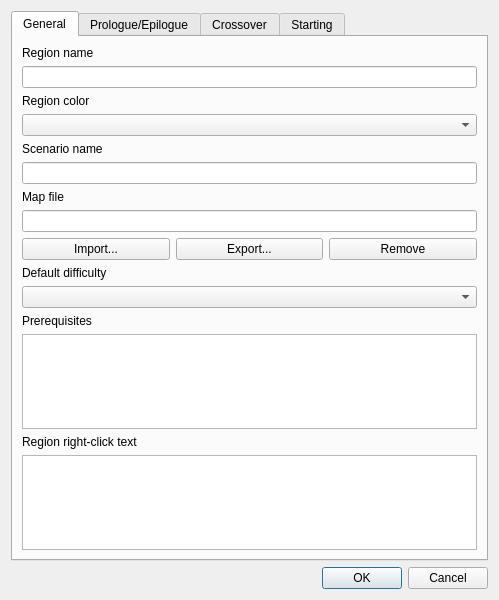
<?xml version="1.0" encoding="UTF-8"?>
<ui version="4.0">
 <class>ScenarioProperties</class>
 <widget class="QDialog" name="ScenarioProperties">
  <property name="geometry">
   <rect>
    <x>0</x>
    <y>0</y>
    <width>499</width>
    <height>600</height>
   </rect>
  </property>
  <property name="windowTitle">
   <string>Scenario Properties</string>
  </property>
  <layout class="QVBoxLayout" name="verticalLayout">
   <item>
    <widget class="QTabWidget" name="tabWidget">
     <property name="maximumSize">
      <size>
       <width>16777215</width>
       <height>16777215</height>
      </size>
     </property>
     <property name="currentIndex">
      <number>0</number>
     </property>
     <widget class="QWidget" name="tabGeneral">
      <property name="sizePolicy">
       <sizepolicy hsizetype="Expanding" vsizetype="Expanding">
        <horstretch>0</horstretch>
        <verstretch>0</verstretch>
       </sizepolicy>
      </property>
      <attribute name="title">
       <string>General</string>
      </attribute>
      <layout class="QVBoxLayout" name="verticalLayout_3">
       <item>
        <widget class="QLabel" name="labelRegionName">
         <property name="text">
          <string>Region name</string>
         </property>
        </widget>
       </item>
       <item>
        <widget class="QLineEdit" name="lineEditRegionName">
         <property name="readOnly">
          <bool>true</bool>
         </property>
        </widget>
       </item>
       <item>
        <widget class="QLabel" name="labelRegionColor">
         <property name="text">
          <string>Region color</string>
         </property>
        </widget>
       </item>
       <item>
        <widget class="QComboBox" name="comboBoxRegionColor"/>
       </item>
       <item>
        <widget class="QLabel" name="labelScenarioName">
         <property name="text">
          <string>Scenario name</string>
         </property>
        </widget>
       </item>
       <item>
        <widget class="QLineEdit" name="lineEditScenarioName">
         <property name="readOnly">
          <bool>true</bool>
         </property>
        </widget>
       </item>
       <item>
        <widget class="QLabel" name="labelMapFIle">
         <property name="text">
          <string>Map file</string>
         </property>
        </widget>
       </item>
       <item>
        <widget class="QLineEdit" name="lineEditMapFile">
         <property name="readOnly">
          <bool>true</bool>
         </property>
        </widget>
       </item>
       <item>
        <layout class="QHBoxLayout" name="horizontalLayout">
         <item>
          <widget class="QPushButton" name="pushButtonImport">
           <property name="text">
            <string>Import...</string>
           </property>
          </widget>
         </item>
         <item>
          <widget class="QPushButton" name="pushButtonExport">
           <property name="text">
            <string>Export...</string>
           </property>
          </widget>
         </item>
         <item>
          <widget class="QPushButton" name="pushButtonRemove">
           <property name="text">
            <string>Remove</string>
           </property>
          </widget>
         </item>
        </layout>
       </item>
       <item>
        <widget class="QLabel" name="labelDefaultDifficulty">
         <property name="text">
          <string>Default difficulty</string>
         </property>
        </widget>
       </item>
       <item>
        <widget class="QComboBox" name="comboBoxDefaultDifficulty"/>
       </item>
       <item>
        <widget class="QLabel" name="labelPrerequisites">
         <property name="text">
          <string>Prerequisites</string>
         </property>
        </widget>
       </item>
       <item>
        <widget class="QListWidget" name="listWidgetPrerequisites"/>
       </item>
       <item>
        <widget class="QLabel" name="labelRIghtClickText">
         <property name="text">
          <string>Region right-click text</string>
         </property>
        </widget>
       </item>
       <item>
        <widget class="QPlainTextEdit" name="plainTextEditRightClickText"/>
       </item>
      </layout>
     </widget>
     <widget class="QWidget" name="tabPrologueEpilogue">
      <attribute name="title">
       <string>Prologue/Epilogue</string>
      </attribute>
      <layout class="QVBoxLayout" name="verticalLayout_2">
       <property name="leftMargin">
        <number>3</number>
       </property>
       <property name="topMargin">
        <number>3</number>
       </property>
       <property name="rightMargin">
        <number>3</number>
       </property>
       <property name="bottomMargin">
        <number>3</number>
       </property>
       <item>
        <widget class="QGroupBox" name="groupBoxPrologue">
         <property name="title">
          <string>Prologue</string>
         </property>
         <layout class="QVBoxLayout" name="verticalLayout_8">
          <property name="leftMargin">
           <number>3</number>
          </property>
          <property name="rightMargin">
           <number>3</number>
          </property>
          <item>
           <widget class="QCheckBox" name="checkBoxPrologueEnabled">
            <property name="text">
             <string>Enabled</string>
            </property>
           </widget>
          </item>
          <item>
           <layout class="QHBoxLayout" name="horizontalLayout_3">
            <property name="topMargin">
             <number>0</number>
            </property>
            <item>
             <widget class="QLabel" name="labelPrologueVideo">
              <property name="text">
               <string>Videos</string>
              </property>
             </widget>
            </item>
            <item>
             <widget class="QLineEdit" name="lineEditPrologueVideo"/>
            </item>
            <item>
             <widget class="QLineEdit" name="lineEditPrologueVideoLoop"/>
            </item>
           </layout>
          </item>
          <item>
           <layout class="QHBoxLayout" name="horizontalLayout_4">
            <property name="topMargin">
             <number>0</number>
            </property>
            <item>
             <widget class="QLabel" name="labelPrologueMusic">
              <property name="text">
               <string>Music</string>
              </property>
             </widget>
            </item>
            <item>
             <widget class="QLineEdit" name="lineEditPrologueMusic"/>
            </item>
           </layout>
          </item>
          <item>
           <layout class="QHBoxLayout" name="horizontalLayout_5">
            <property name="spacing">
             <number>6</number>
            </property>
            <property name="topMargin">
             <number>0</number>
            </property>
            <item>
             <widget class="QLabel" name="labelPrologueVoice">
              <property name="text">
               <string>Voice</string>
              </property>
             </widget>
            </item>
            <item>
             <widget class="QLineEdit" name="lineEditPrologueVoice"/>
            </item>
           </layout>
          </item>
          <item>
           <layout class="QHBoxLayout" name="horizontalLayout_11">
            <property name="topMargin">
             <number>5</number>
            </property>
            <item>
             <widget class="QLabel" name="labelPrologueText">
              <property name="text">
               <string>Text</string>
              </property>
             </widget>
            </item>
            <item>
             <widget class="QPlainTextEdit" name="plainTextEditPrologueText"/>
            </item>
           </layout>
          </item>
         </layout>
        </widget>
       </item>
       <item>
        <widget class="QGroupBox" name="groupBoxEpilogue">
         <property name="title">
          <string>Epilogue</string>
         </property>
         <layout class="QVBoxLayout" name="verticalLayout_9">
          <property name="leftMargin">
           <number>3</number>
          </property>
          <property name="rightMargin">
           <number>3</number>
          </property>
          <item>
           <widget class="QCheckBox" name="checkBoxEpilogueEnabled">
            <property name="text">
             <string>Enabled</string>
            </property>
           </widget>
          </item>
          <item>
           <layout class="QHBoxLayout" name="horizontalLayout_6">
            <property name="topMargin">
             <number>0</number>
            </property>
            <item>
             <widget class="QLabel" name="labelEpilogueVideo">
              <property name="text">
               <string>Videos</string>
              </property>
             </widget>
            </item>
            <item>
             <widget class="QLineEdit" name="lineEditEpilogueVideo"/>
            </item>
            <item>
             <widget class="QLineEdit" name="lineEditEpilogueVideoLoop"/>
            </item>
           </layout>
          </item>
          <item>
           <layout class="QHBoxLayout" name="horizontalLayout_8">
            <property name="topMargin">
             <number>0</number>
            </property>
            <item>
             <widget class="QLabel" name="labelEpilogueMusic">
              <property name="text">
               <string>Music</string>
              </property>
             </widget>
            </item>
            <item>
             <widget class="QLineEdit" name="lineEditEpilogueMusic"/>
            </item>
           </layout>
          </item>
          <item>
           <layout class="QHBoxLayout" name="horizontalLayout_7">
            <property name="topMargin">
             <number>0</number>
            </property>
            <item>
             <widget class="QLabel" name="labelEpilogueVoice">
              <property name="text">
               <string>Voice</string>
              </property>
             </widget>
            </item>
            <item>
             <widget class="QLineEdit" name="lineEditEpilogueVoice"/>
            </item>
           </layout>
          </item>
          <item>
           <layout class="QHBoxLayout" name="horizontalLayout_12">
            <property name="topMargin">
             <number>5</number>
            </property>
            <item>
             <widget class="QLabel" name="labelEpilogueText">
              <property name="text">
               <string>Text</string>
              </property>
             </widget>
            </item>
            <item>
             <widget class="QPlainTextEdit" name="plainTextEditEpilogueText"/>
            </item>
           </layout>
          </item>
         </layout>
        </widget>
       </item>
      </layout>
     </widget>
     <widget class="QWidget" name="tabCrossover">
      <attribute name="title">
       <string>Crossover</string>
      </attribute>
      <layout class="QVBoxLayout" name="verticalLayout_4">
       <item>
        <widget class="QGroupBox" name="groupBoxCrossoverHeroes">
         <property name="title">
          <string>Crossover heroes retain</string>
         </property>
         <layout class="QVBoxLayout" name="verticalLayout_6">
          <item>
           <widget class="QCheckBox" name="checkBoxCrossoverExperience">
            <property name="text">
             <string>Experience</string>
            </property>
           </widget>
          </item>
          <item>
           <widget class="QCheckBox" name="checkBoxCrossoverPrimarySkills">
            <property name="text">
             <string>Primary skills</string>
            </property>
           </widget>
          </item>
          <item>
           <widget class="QCheckBox" name="checkBoxCrossoverSecondarySkills">
            <property name="text">
             <string>Secondary skills</string>
            </property>
           </widget>
          </item>
          <item>
           <widget class="QCheckBox" name="checkBoxCrossoverSpells">
            <property name="text">
             <string>Spells</string>
            </property>
           </widget>
          </item>
          <item>
           <widget class="QCheckBox" name="checkBoxCrossoverArtifacts">
            <property name="text">
             <string>Artifacts</string>
            </property>
           </widget>
          </item>
          <item>
           <layout class="QHBoxLayout" name="horizontalLayout_2">
            <item>
             <widget class="QListWidget" name="listWidgetCrossoverCreatures">
              <property name="editTriggers">
               <set>QAbstractItemView::NoEditTriggers</set>
              </property>
              <property name="horizontalScrollMode">
               <enum>QAbstractItemView::ScrollPerItem</enum>
              </property>
              <property name="isWrapping" stdset="0">
               <bool>true</bool>
              </property>
              <property name="layoutMode">
               <enum>QListView::Batched</enum>
              </property>
              <property name="batchSize">
               <number>30</number>
              </property>
             </widget>
            </item>
            <item>
             <layout class="QVBoxLayout" name="verticalLayout_7">
              <property name="leftMargin">
               <number>0</number>
              </property>
              <item>
               <widget class="QPushButton" name="pushButtonCreatureTypeAll">
                <property name="text">
                 <string>All</string>
                </property>
               </widget>
              </item>
              <item>
               <widget class="QPushButton" name="pushButtonCreatureTypeNone">
                <property name="text">
                 <string>None</string>
                </property>
               </widget>
              </item>
              <item>
               <spacer name="verticalSpacer">
                <property name="orientation">
                 <enum>Qt::Vertical</enum>
                </property>
                <property name="sizeHint" stdset="0">
                 <size>
                  <width>20</width>
                  <height>40</height>
                 </size>
                </property>
               </spacer>
              </item>
             </layout>
            </item>
           </layout>
          </item>
         </layout>
        </widget>
       </item>
       <item>
        <widget class="QGroupBox" name="groupBoxArtifacts">
         <property name="title">
          <string>Crossover artifacts</string>
         </property>
         <layout class="QVBoxLayout" name="verticalLayout_5">
          <item>
           <widget class="QListWidget" name="listWidgetCrossoverArtifacts">
            <property name="editTriggers">
             <set>QAbstractItemView::NoEditTriggers</set>
            </property>
            <property name="horizontalScrollMode">
             <enum>QAbstractItemView::ScrollPerItem</enum>
            </property>
            <property name="isWrapping" stdset="0">
             <bool>true</bool>
            </property>
            <property name="layoutMode">
             <enum>QListView::Batched</enum>
            </property>
            <property name="batchSize">
             <number>30</number>
            </property>
           </widget>
          </item>
         </layout>
        </widget>
       </item>
      </layout>
     </widget>
     <widget class="QWidget" name="tabStarting">
      <attribute name="title">
       <string>Starting</string>
      </attribute>
      <layout class="QVBoxLayout" name="verticalLayout_10">
       <item>
        <widget class="QLabel" name="labelStartingOption">
         <property name="text">
          <string>Starting options are</string>
         </property>
        </widget>
       </item>
       <item>
        <widget class="QRadioButton" name="radioButtonStartingOptionBonus">
         <property name="text">
          <string>Starting bonus options</string>
         </property>
        </widget>
       </item>
       <item>
        <widget class="QRadioButton" name="radioButtonStartingOptionHeroCrossover">
         <property name="text">
          <string>Hero crossover options</string>
         </property>
        </widget>
       </item>
       <item>
        <widget class="QRadioButton" name="radioButtonStartingOptionStartingHero">
         <property name="text">
          <string>Starting hero options</string>
         </property>
        </widget>
       </item>
       <item>
        <widget class="Line" name="line">
         <property name="orientation">
          <enum>Qt::Horizontal</enum>
         </property>
        </widget>
       </item>
       <item>
        <widget class="QTabWidget" name="tabWidgetStartOptions">
         <property name="currentIndex">
          <number>0</number>
         </property>
         <widget class="QWidget" name="tabBonus">
          <attribute name="title">
           <string>Bonus</string>
          </attribute>
          <layout class="QVBoxLayout" name="verticalLayout_11">
           <item>
            <widget class="QLabel" name="labelStartingBonusPlayerPosition">
             <property name="text">
              <string>Player position</string>
             </property>
            </widget>
           </item>
           <item>
            <widget class="QComboBox" name="comboBoxStartingBonusPlayerPosition"/>
           </item>
           <item>
            <widget class="QLabel" name="labelStartingBonusOption">
             <property name="text">
              <string>Starting bonus option</string>
             </property>
            </widget>
           </item>
           <item>
            <widget class="QListWidget" name="listWidgetStartingBonusOption"/>
           </item>
          </layout>
         </widget>
         <widget class="QWidget" name="tabCrossoverStartingHero">
          <attribute name="title">
           <string>Crossover/ Starting hero</string>
          </attribute>
          <layout class="QVBoxLayout" name="verticalLayout_12">
           <item>
            <widget class="QTableWidget" name="tableWidgetStartingCrossover"/>
           </item>
          </layout>
         </widget>
        </widget>
       </item>
       <item>
        <layout class="QHBoxLayout" name="horizontalLayout_9">
         <property name="topMargin">
          <number>0</number>
         </property>
         <item>
          <widget class="QPushButton" name="pushButtonStartingAdd">
           <property name="text">
            <string>Add...</string>
           </property>
          </widget>
         </item>
         <item>
          <widget class="QPushButton" name="pushButtonStartingEdit">
           <property name="text">
            <string>Edit...</string>
           </property>
          </widget>
         </item>
         <item>
          <widget class="QPushButton" name="pushButtonStartingRemove">
           <property name="text">
            <string>Remove</string>
           </property>
          </widget>
         </item>
        </layout>
       </item>
      </layout>
     </widget>
    </widget>
   </item>
   <item>
    <widget class="QDialogButtonBox" name="buttonBox">
     <property name="orientation">
      <enum>Qt::Horizontal</enum>
     </property>
     <property name="standardButtons">
      <set>QDialogButtonBox::Cancel|QDialogButtonBox::Ok</set>
     </property>
    </widget>
   </item>
  </layout>
 </widget>
 <resources/>
 <connections/>
</ui>
